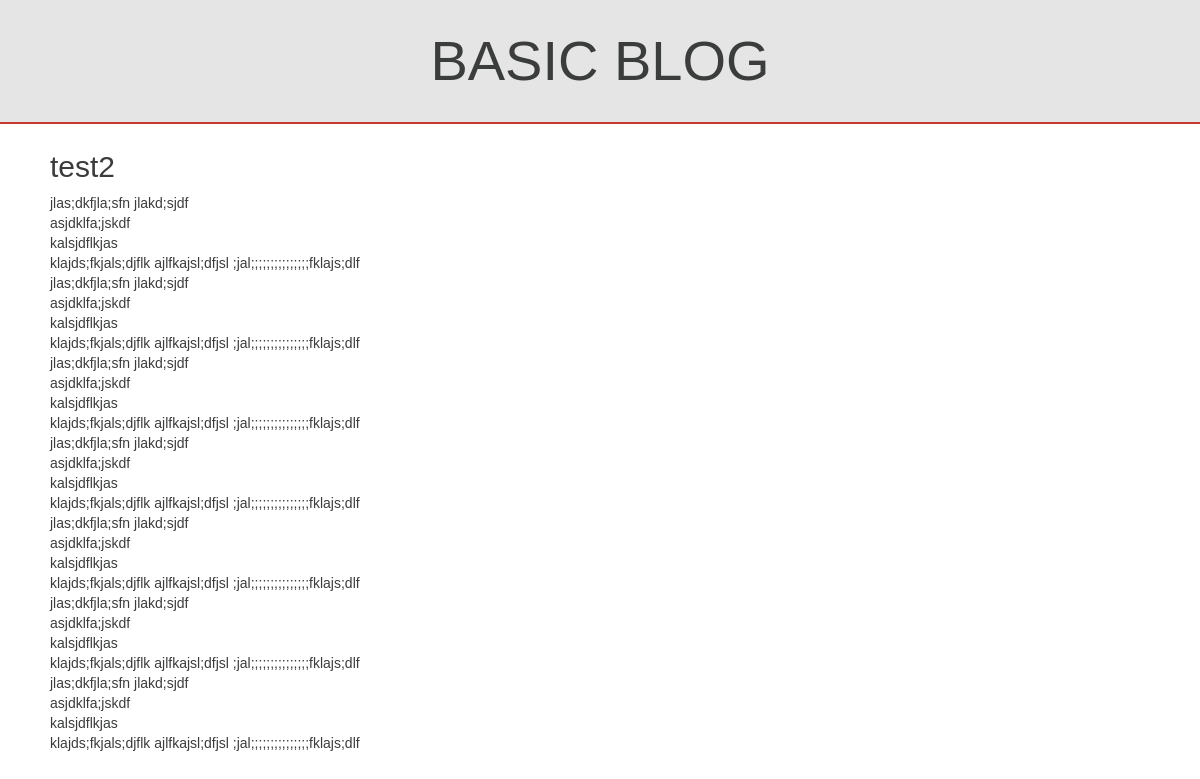
The app's page /post/2/ with its own data.
### blog/models.py (models this page shows, shortened)
class Post(models.Model):
    author = models.ForeignKey('auth.User')
    title = models.CharField(max_length = 200)
    content = models.TextField()
    published_date = models.DateTimeField(blank = True, null = True)

### blog/views.py (the view)
# urls.py: url(r'^post/(?P<pk>\d+)/$', views.post_detail, name='post_detail'),
def post_detail(request, pk):
    post = get_object_or_404(Post, pk=pk)
    return render(request, 'blog/post_detail.html', {'post': post})

### blog/templates/blog/post_detail.html (shortened to what this page needs)
{% extends 'blog/base.html' %}
{% block content %}
    <body>
        <div class ="post">
            <h2>{{post.title}}</h2>
            <p>{{post.content | linebreaksbr}}</p>
        </div>
    </body>
{% endblock %}

### blog/static/css/blog.css (style rules this page uses)
body { color: #3b3c3c; font-family: Helvetica; margin-top: 100px; }
body .post { padding-left: 50px; width: 75%; }

### records on screen
Post: title "test2", content "jlas;dkfjla;sfn jlakd;sjdf asjdklfa;jskdf kalsjdflkjas klajds;fkjals;djflk ajlfkajsl;dfjsl ;jal;;;;;;;;;;;;;;;fklajs;dlf jlas;dkfjla;sfn jlakd;sjdf asjdklfa;jskdf kalsjdflkjas klajds;fkjals;djflk ajlfkajsl;dfjsl ;jal;;;;;;;;;;;;;;;fklajs;dlf jlas;dkfjla;sfn jlakd;sjdf asjdklfa;jskdf kalsjdflkjas klajds;fkjals;djflk ajlfkajsl;dfjsl ;jal;;;;;;;;;;;;;;;fklajs;dlf jlas;dkfjla;sfn jlakd;sjdf asjdklfa;jskdf kalsjdflkjas klajds;fkjals;djflk ajlfkajsl;dfjsl ;jal;;;;;;;;;;;;;;;fklajs;dlf jlas;dkfjla;sfn jlakd;sjdf asjdklfa;jskdf kalsjdflkjas klajds;fkjals;djflk ajlfkajsl;dfjsl ;jal;;;;;;;;;;;;;;;fklajs;dlf jlas;dkfjla;sfn jlakd;sjdf asjdklfa;jskdf kalsjdflkjas klajds;fkjals;djflk ajlfkajsl;dfjsl…"
